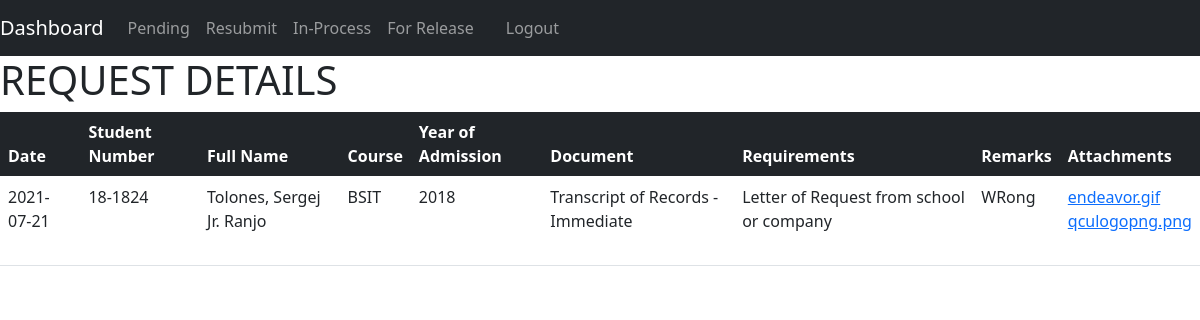
/optimized/public/student_view/view.php?request_number=32, run on the app's committed database.
### tables this page shows
CREATE TABLE `document_request` (
  `request_number` int(12) NOT NULL,
  `student_number` varchar(10) NOT NULL,
  `document_id` int(10) NOT NULL,
  `request_date` date NOT NULL,
  `request_status` varchar(20) NOT NULL,
  `remarks` longtext DEFAULT NULL,
  `upfile` varchar(2048) DEFAULT NULL,
  `upfile_name` varchar(128) DEFAULT NULL,
  `date_approved` date DEFAULT NULL,
  `date_released` date DEFAULT NULL,
  `date_finished` date DEFAULT NULL
);

CREATE TABLE `student_info` (
  `student_number` varchar(10) NOT NULL,
  `last_name` varchar(50) NOT NULL,
  `first_name` varchar(50) NOT NULL,
  `middle_name` varchar(50) NOT NULL,
  `full_name` varchar(128) NOT NULL,
  `course` varchar(128) NOT NULL,
  `year_of_enrollment` varchar(16) NOT NULL,
  `email` varchar(128) NOT NULL
);

CREATE TABLE `documents` (
  `document_id` int(10) NOT NULL,
  `document_name` varchar(50) NOT NULL,
  `requirements` longtext NOT NULL
);

### optimized/public/student_view/view.php (the view, shortened to what this page needs)
<?php
    require_once "../../resource/opt1/database.php";
    require_once "../../resource/opt1/header.php";
    $request_get = $_GET['request_number'];
    $statement = $pdo->prepare("SELECT document_request.request_number, document_request.request_date, student_info.student_number, student_info.full_name, student_info.course, student_info.year_of_enrollment, documents.document_name, documents.requirements, document_request.remarks, document_request.upfile, document_request.upfile_name FROM document_request INNER JOIN student_info ON document_request.student_number = student_info.student_number JOIN documents ON document_request.document_id = documents.document_id WHERE document_request.request_number = :request_get");
    $statement->bindValue(':request_get', $request_get);
    $statement->execute();
    $requests = $statement->fetchAll(PDO::FETCH_ASSOC);
?>
  </head>
  <body>
<?php require_once "../../resource/opt1/nav.php";?>
<h1>REQUEST DETAILS</h1>
<table class="table">
  <thead class="table-dark">
    <tr>
      <th scope="col">Date</th>
      <th scope="col">Student Number</th>
      <th scope="col">Full Name</th>
      <th scope="col">Course</th>
      <th scope="col">Year of Admission</th>
      <th scope="col">Document</th>
      <th scope="col">Requirements</th>
      <th scope="col">Remarks</th>
      <th scope="col">Attachments</th>
    </tr>
  </thead>
  <tbody>
  <?php foreach ($requests as $i => $request): ?>
      <tr>
        <td><?php echo $request['request_date']?></td>
        <td><?php echo $request['student_number']?></td>
        <td><?php echo $request['full_name']?></td>
        <td><?php echo $request['course']?></td>
        <td><?php echo $request['year_of_enrollment']?></td>
        <td><?php echo $request['document_name']?></td>
        <td><?php echo $request['requirements']?></td>
        <td>
            <?php
                if($request['remarks'] == NULL){
                    echo '<i>No Remarks</i>';
                }
                else{
                    echo $request['remarks'];
                }
            ?>
        </td>
        <td>
        <?php
            if($request['upfile'] != NULL && $request['upfile_name'] != NULL):
                $arr_name = explode(' ', $request['upfile_name']);
                for($j = 0; $j < count($arr_name); $j++):
        ?>
                <a href="<?php echo $request['upfile'].'/'.$arr_name[$j] ?>" target="_blank"><?php echo $arr_name[$j]?></a><br>
                <?php endfor;
                 else: ?>
                     <i>No Attachments</i>
                <?php
                endif ?>
            </td>
        </tr>
    <?php endforeach ?>
  </tbody>
</table>
  </body>
</html>

### data on the page
document_request: request_date "2021-07-21", student_info.student_number "18-1824", student_info.full_name "Tolones, Sergej Jr. Ranjo", student_info.course "BSIT", student_info.year_of_enrollment "2018", document.document_name "Transcript of Records - Immediate", document.requirements "Letter of Request from school or company", remarks "WRong", upfile_name "endeavor.gif", upfile_name "qculogopng.png"
